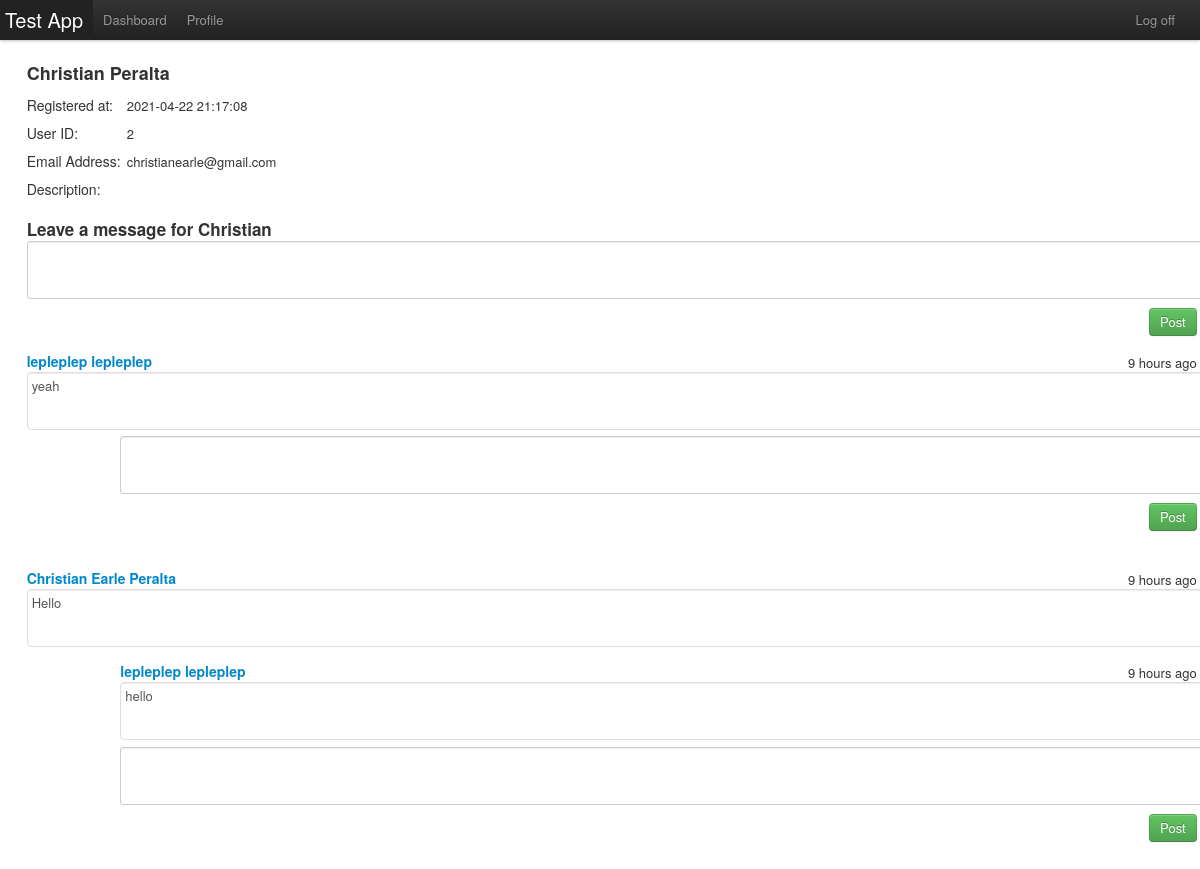
/walls/show/2, run on the app's committed database.
### tables this page shows
CREATE TABLE `users` (
  `id` int(11) NOT NULL AUTO_INCREMENT,
  `first_name` varchar(255) DEFAULT NULL,
  `last_name` varchar(255) DEFAULT NULL,
  `email` varchar(255) DEFAULT NULL,
  `password` varchar(255) DEFAULT NULL,
  `user_level` varchar(10) DEFAULT NULL,
  `description` text,
  `created_at` datetime DEFAULT NULL,
  `updated_at` datetime DEFAULT NULL,
  PRIMARY KEY (`id`)
);

CREATE TABLE `messages` (
  `id` int(11) NOT NULL AUTO_INCREMENT,
  `user_id` int(11) DEFAULT NULL,
  `wall` int(11) DEFAULT NULL,
  `message` text,
  `created_at` datetime DEFAULT NULL,
  `updated_at` datetime DEFAULT NULL,
  PRIMARY KEY (`id`)
);

CREATE TABLE `comments` (
  `id` int(11) NOT NULL AUTO_INCREMENT,
  `user_id` int(11) DEFAULT NULL,
  `message_id` int(11) DEFAULT NULL,
  `comment` text,
  `created_at` datetime DEFAULT NULL,
  `updated_at` datetime DEFAULT NULL,
  PRIMARY KEY (`id`)
);

### application/controllers/walls.php (called while the page is built, shortened)
<?php
class Walls extends CI_Controller{
    public function show($id){
        $data = $this->user->check_userid($id);
        $records['records'] = $this->wall->show($id);
        if($data['id'] != NULL){
            $this->load->view("user/wall", $records);
        }
        else{
            redirect('users/dashboard');
        }
    }
}

### index.php (called while the page is built, shortened)
<?php
require_once BASEPATH.'core/CodeIgniter.php';

### application/models/wall.php (called while the page is built, shortened)
<?php
class Wall extends CI_Model{
    public function show($id){
        $query =
            "SELECT id, first_name, CONCAT(first_name, ' ', last_name) as name, email, created_at, description FROM users WHERE id = ?";
        $user = $this->db->query($query, $id)->row_array();
        $query =
            "SELECT u.id, CONCAT(u.first_name, ' ', u.last_name) as name,
            m.id as message_id, m.user_id, m.wall, m.message, m.created_at
            FROM users as u
            INNER JOIN messages as m
                ON u.id = m.user_id
            ORDER BY created_at DESC;";
        $messages = $this->db->query($query)->result_array();
        $query =
            "SELECT u.id, CONCAT(u.first_name, ' ', u.last_name) as name,
            c.id as comment_id, c.user_id, c.message_id, c.comment, c.created_at
            FROM users as u
            INNER JOIN comments as c
                ON u.id = c.user_id
            ORDER BY created_at DESC;";
        $comments = $this->db->query($query)->result_array();
        $records = array(
            "user" => $user,
            "messages" => $messages,
            "comments" => $comments
        );
        return $records;
    }
}

### application/models/user.php (called while the page is built, shortened)
<?php
class User extends CI_Model{
    public function check_userid($id){
        $id = $this->security->xss_clean($id);
        $query = "SELECT * FROM users WHERE id = ?";
        return $this->db->query($query, $id)->row_array();
    }
}

### application/views/user/wall.php (the view, shortened to what this page needs)
<!DOCTYPE html>
<html lang="en">
    <head>
    <link rel="stylesheet" href="/assets/css/bootstrap.css">
    <link rel="stylesheet" href="/assets/css/bootstrap-responsive.css">
    <link rel="stylesheet" href="/assets/css/user/wall.css">
    </head>
    <body>
        <div class="navbar navbar-fixed-top">
            <div class="navbar-inner">
                <div class="container">
                    <ul class="nav">
                        <li class="active">
                            <a href="#" class="brand">Test App</a>
                        </li>
                        <li><a href="/users/dashboard">Dashboard</a></li>
                        <li><a href="/users/edit">Profile</a></li>
                    </ul>
                    <ul class="nav pull-right">
                        <li><a href="/users/logoff">Log off</a></li>
                    </ul>
                </div>
            </div>
        </div>
        <div class="container margin">
            <div class="user_info">
                <h3><?= $records['user']['name'] ?></h3>
                <p><h4>Registered at: </h4><?= $records['user']['created_at'] ?></p>
                <p><h4>User ID: </h4><?= $records['user']['id'] ?></p>
                <p><h4>Email Address: </h4><?= $records['user']['email'] ?></p>
                <p><h4>Description: </h4><?= $records['user']['description'] ?></p>
            </div>
            <form action="/walls/message/<?= $records['user']['id'] ?>" method="post" class="textbox">
                <h4>Leave a message for <?= $records['user']['first_name'] ?></h4>
                <textarea name="message_input"></textarea>
                <input type="submit" class="btn btn-success btn-medium pull-right" value="Post"/>
            </form>
<?php       foreach ($records['messages'] as $message) {
                if($message['wall'] == $records['user']['id']){ ?>
            <div class="msg_content">
                <p>
                    <h4><a href="/walls/show/<?= $message['id'] ?>" class='
                    <?php if($message['user_id'] == $this->session->userdata('user_id') || $message['user_id'] == $records['user']['id']){ echo "disable";}?>'>
                    <?= $message['name'] ?>
                    </a></h4>
                    <span class="pull-right"> <?= display_interval($message['created_at']); ?></span>
                </p>
                <textarea readonly><?= $message['message'] ?></textarea>
            </div>
<?php           foreach ($records['comments'] as $comment) {
                    if( $message['message_id'] == $comment['message_id'] && $message['wall'] == $records['user']['id']){ ?>
                <div class="comment_content">
                    <p>
                        <h4><a href="/walls/show/<?= $comment['id'] ?>" class='
                        <?php if($comment['user_id'] == $this->session->userdata('user_id') || $comment['user_id'] == $records['user']['id']){ echo "disable";}?>'>
                        <?= $comment['name'] ?>
                        </a></h4>
                        <span class="pull-right"><?= display_interval($comment['created_at']); ?></span>
                    </p>
                    <textarea readonly><?= $comment['comment'] ?></textarea>
                </div>
<?php               }
                } ?>
                <form action="/walls/comment/<?= $records['user']['id'] ?>" method="post" class="comment">
                    <textarea name="comment_input"></textarea>
                    <input type="submit" class="btn btn-success btn-medium pull-right" value="Post"/>
                </form>
<?php           }
            } ?>
        </div>
    </body>
</html>
<?php
function dateDifference($date_1 , $date_2 , $differenceFormat = '%a' ){
    $datetime1 = date_create($date_1);
    $datetime2 = date_create($date_2);
    $interval = date_diff($datetime1, $datetime2);
    return $interval->format($differenceFormat);
}
function display_interval($date){
    $dateNow = date('Y-m-j H:i:s', time());
    if(dateDifference($date, $dateNow, '%y') > 0){
        return date('F jS Y', $date);
    }
    else if(dateDifference($date, $dateNow, '%m') > 0){
        return date('F jS Y', $date);
    }
    else if(dateDifference($date, $dateNow, '%h') < 60 && dateDifference($date, $dateNow, '%h') > 0 ){
        $hour = dateDifference($date, $dateNow, '%h');
        if($hour > 1){
            return $hour . " hours ago";
        }
        else{
            return $hour . " hour ago";
        }
    }
}
?>

### assets/css/user/wall.css (style rules this page uses)
.margin { margin-top: 5%; padding-bottom: 20px; }
form.textbox { padding: 1%; border-radius: 4px; margin: 0 auto; width: 100%; max-height: 30%; height: 80px; }
form.textbox > h4 { margin-bottom: 3px; font-size: 17px; }
form.textbox > textarea { width: 100%; max-height: 100%; height: 60%; }
form.comment { padding: 1%; padding-left: 9%; border-radius: 4px; margin: 10px 0; width: 92%; max-height: 30%; height: 80px; }
form.comment > textarea { width: 100%; max-height: 100%; height: 60%; }
.msg_content , .comment_content { padding: 1%; margin: 10px 0; width: 100%; max-height: 30%; height: 80px; }
.msg_content > textarea, .comment_content > textarea { max-height: 100%; height: 60%; border-radius: 4px; background-color: white; cursor: initial; }
.msg_content, .comment_content { margin-bottom: -20px; }
.msg_content > textarea { width: 100%; }
.comment_content { padding-left: 9%; width: 92%; }
.comment_content > textarea { width: 100%; }
textarea { resize: none; }
.msg_content > h4, .comment_content > h4, .comment > h4 { margin-bottom: -16px; }
form.textbox , form.comment { margin-bottom: 20px; }
.user_info { padding-left: 1%; }
.user_info h4 { font-weight: normal; width: 100px; display: inline-block; }

### data on the page
users: created_at "2021-04-22 21:17:08", id "2", email "christianearle@gmail.com", first_name "Christian"
messages: name "lepleplep lepleplep", created_at "9 hours ago", message "yeah"
messages: name "Christian Earle Peralta", created_at "9 hours ago", message "Hello"
comments: name "lepleplep lepleplep", created_at "9 hours ago", comment "hello"

### other printed values
$records['user']['name'] "Christian Peralta"
